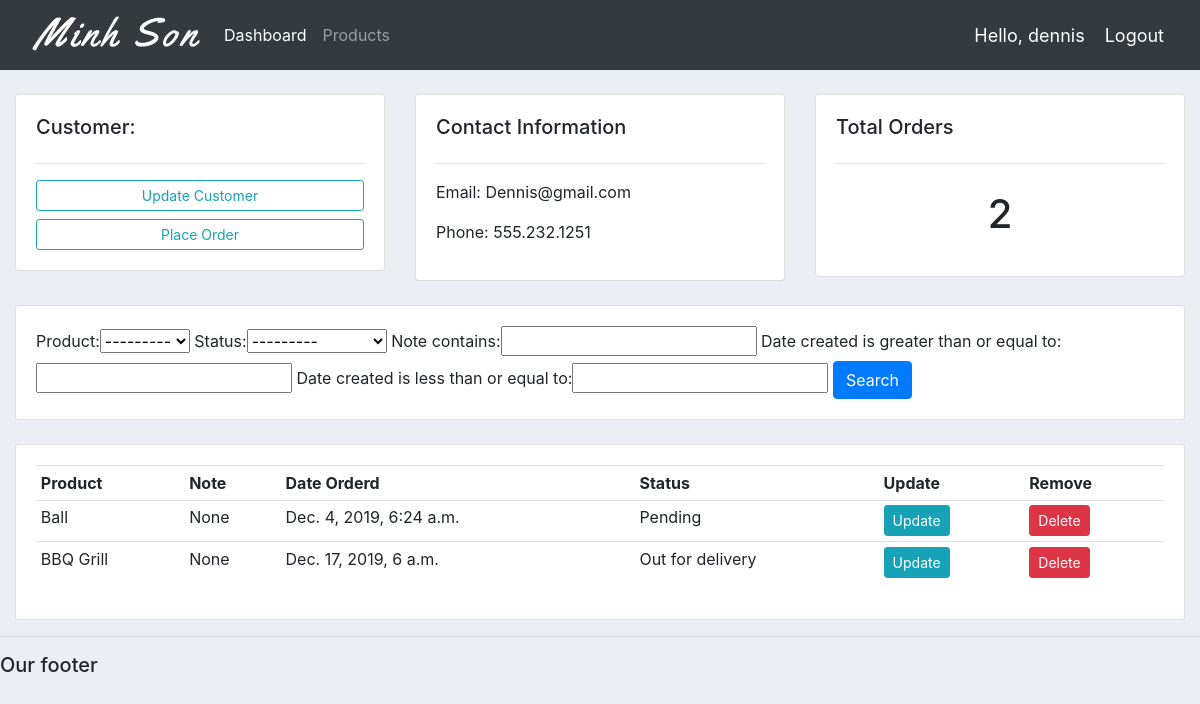
The page /customer/2/ (signed in) on the database its author committed.
### accounts/models.py (models this page shows, shortened)
class Customer(models.Model):
	user = models.OneToOneField(User, null=True, blank=True, on_delete=models.CASCADE)
	name = models.CharField(max_length=200, null=True)
	phone = models.CharField(max_length=200, null=True)
	email = models.CharField(max_length=200, null=True)
	profile_pic = models.ImageField(default="profile1.png", null=True, blank=True)
	date_created = models.DateTimeField(auto_now_add=True, null=True)

class Order(models.Model):
	STATUS = (
			('Pending', 'Pending'),
			('Out for delivery', 'Out for delivery'),
			('Delivered', 'Delivered'),
			)
	customer = models.ForeignKey(Customer, null=True, on_delete= models.SET_NULL)
	product = models.ForeignKey(Product, null=True, on_delete= models.SET_NULL)
	date_created = models.DateTimeField(auto_now_add=True, null=True)
	status = models.CharField(max_length=200, null=True, choices=STATUS)
	note = models.CharField(max_length=1000, null=True)

class Product(models.Model):
	CATEGORY = (
			('Indoor', 'Indoor'),
			('Out Door', 'Out Door'),
			)
	name = models.CharField(max_length=200, null=True)
	price = models.FloatField(null=True)
	category = models.CharField(max_length=200, null=True, choices=CATEGORY)
	description = models.CharField(max_length=200, null=True, blank=True)
	date_created = models.DateTimeField(auto_now_add=True, null=True)
	tags = models.ManyToManyField(Tag)
	def __str__(self):
		return self.name

### accounts/decorators.py (the view)
		def wrapper_func(request, *args, **kwargs):
			group = None
			if request.user.groups.exists():
				group = request.user.groups.all()[0].name
			if group in allowed_roles:
				return view_func(request, *args, **kwargs)
			else:
				return HttpResponse('You are not authorized to view this page')

### accounts/views.py (called while the page is built)
@login_required(login_url='login')
@allowed_users(allowed_roles=['admin'])
def customer(request, pk_test):
	customer = Customer.objects.get(id=pk_test)
	orders = customer.order_set.all()
	order_count = orders.count()
	myFilter = OrderFilter(request.GET, queryset=orders)
	orders = myFilter.qs
	context = {'customer':customer, 'orders':orders, 'order_count':order_count,
	'myFilter':myFilter}
	return render(request, 'accounts/customer.html',context)

### accounts/templates/accounts/customer.html
{%  extends 'accounts/main.html' %}
{% block content %}
	<br>
<div class="row">
	<div class="col-md">
		<div class="card card-body">
			<h5>Customer:</h5>
			<hr>
			<a class="btn btn-outline-info  btn-sm btn-block" href="">Update Customer</a>
			<a class="btn btn-outline-info  btn-sm btn-block" href="{% url 'create_order' customer.id %}">Place Order</a>
		</div>
	</div>
	<div class="col-md">
		<div class="card card-body">
			<h5>Contact Information</h5>
			<hr>
			<p>Email: {{customer.email}}</p>
			<p>Phone: {{customer.phone}}</p>
		</div>
	</div>
	<div class="col-md">
		<div class="card card-body">
			<h5>Total Orders</h5>
			<hr>
			<h1 style="text-align: center;padding: 10px">{{order_count}}</h1>
		</div>
	</div>
</div>
<br>
<div class="row">
	<div class="col">
		<div class="card card-body">
			<form method="get">
				{{myFilter.form}}
		    <button class="btn btn-primary" type="submit">Search</button>
		  </form>
		</div>
	</div>
</div>
<br>
<div class="row">
	<div class="col-md">
		<div class="card card-body">
			<table class="table table-sm">
				<tr>
					<th>Product</th>
					<th>Note</th>
					<th>Date Orderd</th>
					<th>Status</th>
					<th>Update</th>
					<th>Remove</th>
				</tr>
				{% for order in orders %}
				<tr>
					<td>{{order.product}}</td>
					<td>{{order.note}}</td>
					<td>{{order.date_created}}</td>
					<td>{{order.status}}</td>
					<td><a class="btn btn-sm btn-info" href="{% url 'update_order' order.id %}">Update</a></td>
					<td><a class="btn btn-sm btn-danger" href="{% url 'delete_order' order.id %}">Delete</a></td>
				</tr>
				{% endfor %}
			</table>
		</div>
	</div>
</div>
{% endblock %}

### accounts/templates/accounts/navbar.html (shortened to what this page needs)
{% load static %}
<nav class="navbar navbar-expand-lg navbar-dark bg-dark">
 <img src="{% static 'images/logo1.png' %}">
  <div class="collapse navbar-collapse" id="navbarNav">
    <ul class="navbar-nav">
      {% if request.user.is_staff %}
      <li class="nav-item active">
        <a class="nav-link" href="{% url 'home' %}">Dashboard</a>
      </li>
      <li class="nav-item">
        <a class="nav-link" href="{% url 'products' %}">Products</a>
      </li>
      {% else %}
       <li class="nav-item">
        <a class="nav-link" href="{% url 'account' %}">Settings</a>
      </li>
      {% endif %}
    </ul>
  </div>
  <span class="hello-msg">Hello, {{request.user}}</span>
  <span ><a  class="hello-msg" href="{% url 'logout' %}">Logout</a></span>
</nav>

### static/css/main.css (style rules this page uses)
body { background-color: #ebeff5; }

### accounts/templates/accounts/navbar.html (style rules this page uses)
.hello-msg { font-size: 18px; color: #fff; margin-right: 20px; }

### rows shown on the page
Customer: email "Dennis@gmail.com", phone "555.232.1251"
Order: product "Ball", note "None", date_created "Dec. 4, 2019, 6:24 a.m.", status "Pending"
Order: product "BBQ Grill", note "None", date_created "Dec. 17, 2019, 6 a.m.", status "Out for delivery"

### other values the page prints
{{ request.user }} "dennis"
{{ order_count }} "2"
